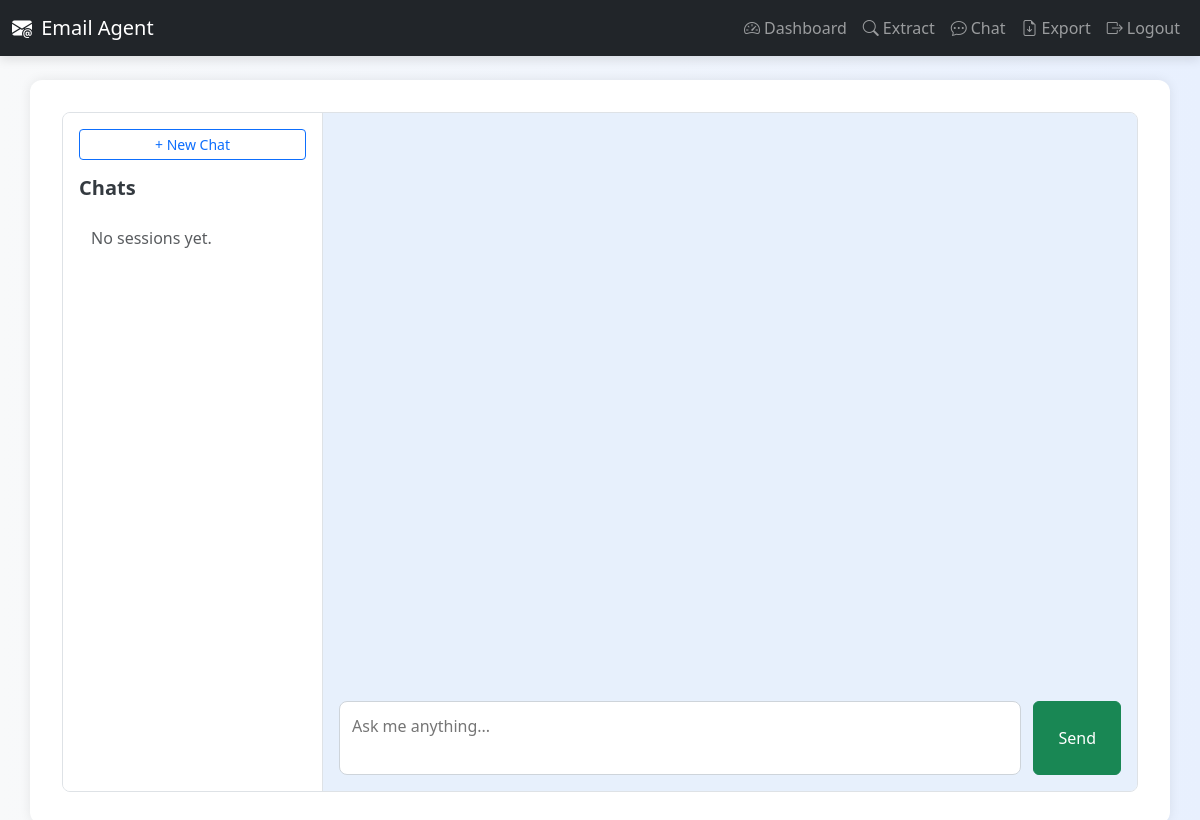
The page /chat/ (signed in) on the database as committed earlier.
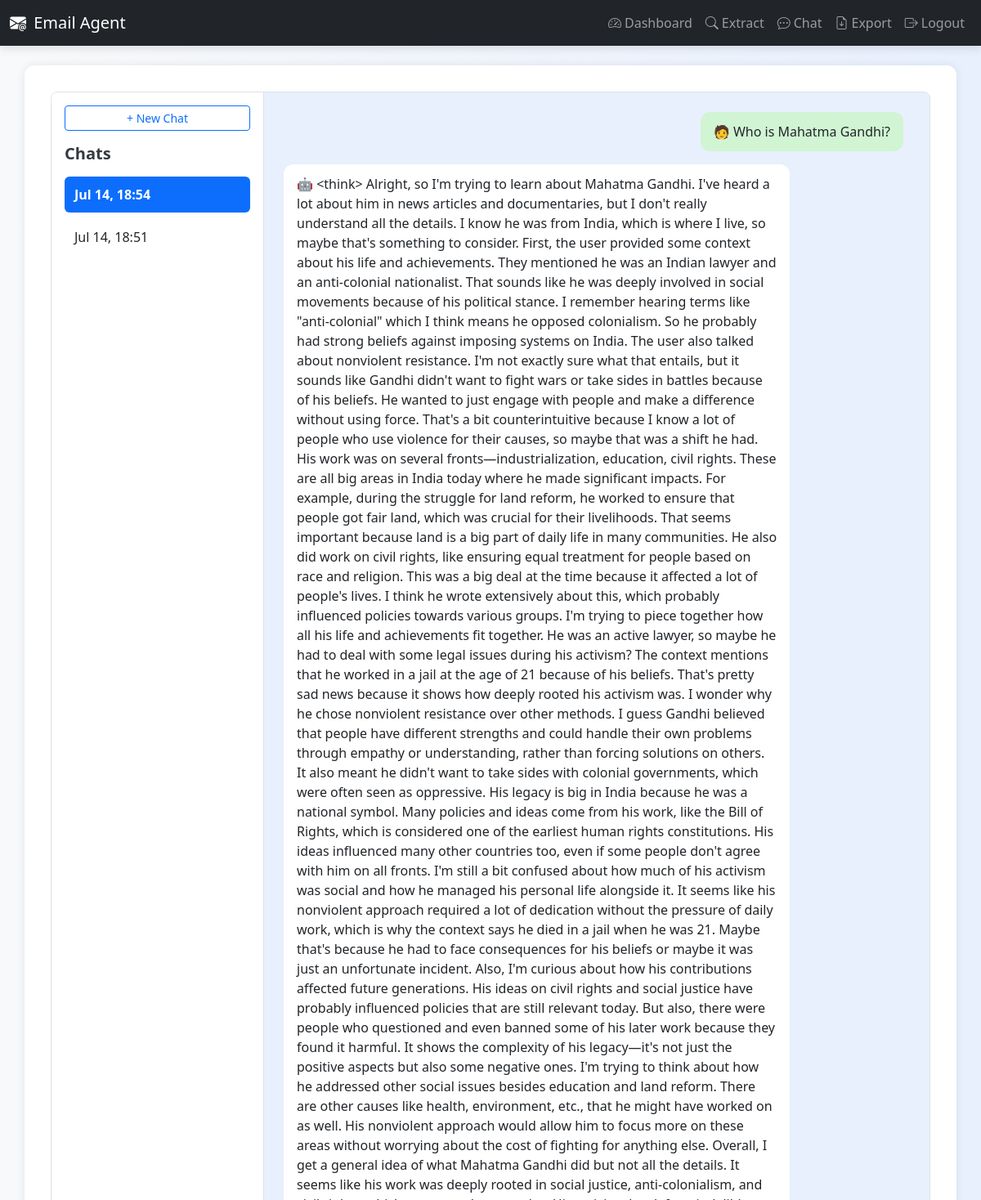
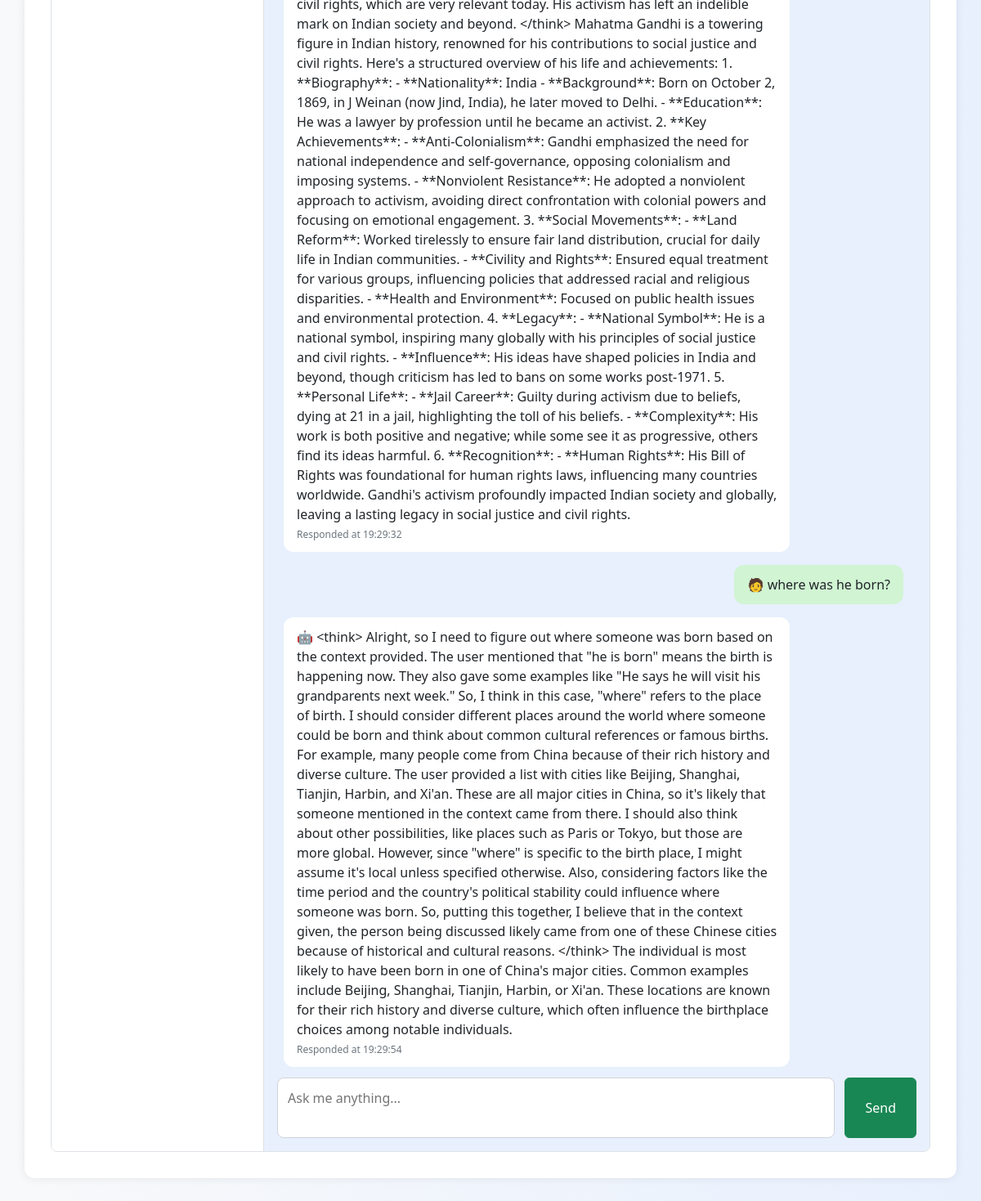
The same page on the database as committed later (2 pictures, top to bottom).
### chat/models.py (models this page shows, shortened)
class ChatSession(models.Model):
    user = models.ForeignKey(User, on_delete=models.CASCADE, related_name='chat_sessions')
    created_at = models.DateTimeField(auto_now_add=True)

class Conversation(models.Model):
    user = models.ForeignKey(User, on_delete=models.CASCADE)
    session = models.ForeignKey('ChatSession', on_delete=models.CASCADE, null=True, blank=True)
    query = models.TextField()
    response = models.TextField()
    timestamp = models.DateTimeField(auto_now_add=True)

### chat/views.py (the view)
# urls.py: path('', views.chat_view, name='chat'),
@login_required
def chat_view(request):
    sessions = ChatSession.objects.filter(user=request.user).order_by('-created_at')
    session_id = request.GET.get('session')
    if session_id:
        try:
            active_session = ChatSession.objects.get(id=session_id, user=request.user)
        except ChatSession.DoesNotExist:
            return redirect('new_chat')
    else:
        active_session = sessions.first()
    chat_history = (
        Conversation.objects.filter(session=active_session)
        .order_by('timestamp') if active_session else []
    )
    return render(request, 'chat.html', {
        'chat_history': chat_history,
        'sessions': sessions,
        'active_session': active_session
    })

### chat/templates/chat.html (shortened to what this page needs)
{% extends 'base.html' %}
{% block content %}
<div class="chat-layout">
    <div class="sidebar">
        <a class="btn btn-outline-primary btn-sm w-100 mb-3" href="{% url 'new_chat' %}">+ New Chat</a>
        <h5>Chats</h5>
        <ul>
            {% for session in sessions %}
                <li class="{% if session.id == active_session.id %}active{% endif %}">
                    <a href="{% url 'chat' %}?session={{ session.id }}">
                        {{ session.created_at|date:"M d, H:i" }}
                    </a>
                </li>
            {% empty %}
                <li><span class="text-muted">No sessions yet.</span></li>
            {% endfor %}
        </ul>
    </div>
    <div class="chat-window">
        <div class="chat-messages" id="chat-messages">
            {% for item in chat_history %}
                <div class="chat-bubble user-msg">🧑 {{ item.query }}</div>
                <div class="chat-bubble bot-msg">🤖 {{ item.response }}
                    <div class="response-time">Responded at {{ item.timestamp|date:"H:i:s" }}</div>
                </div>
            {% endfor %}
        </div>
        <form class="chat-form" id="chat-form">
            <textarea id="query" rows="2" placeholder="Ask me anything..." required></textarea>
            <button class="btn btn-success" type="submit">Send</button>
        </form>
    </div>
</div>
{% endblock %}

### templates/base.html (shortened to what this page needs)
{% load static %}
<!DOCTYPE html>
<html lang="en">
<head>
    <link href="https://cdn.jsdelivr.net/npm/bootstrap@5.3.0/dist/css/bootstrap.min.css" rel="stylesheet">
    <link rel="stylesheet" href="https://cdn.jsdelivr.net/npm/bootstrap-icons@1.10.5/font/bootstrap-icons.css">
</head>
<body>
<nav class="navbar navbar-expand-lg navbar-dark bg-dark">
    <div class="container-fluid">
        <a class="navbar-brand" href="#"><i class="bi bi-envelope-at-fill me-1"></i> Email Agent</a>
        {% if user.is_authenticated %}
        <div class="collapse navbar-collapse justify-content-end" id="navbarNav">
            <ul class="navbar-nav">
                <li class="nav-item"><a class="nav-link" href="{% url 'dashboard' %}"><i class="bi bi-speedometer2 me-1"></i>Dashboard</a></li>
                <li class="nav-item"><a class="nav-link" href="{% url 'extract_emails' %}"><i class="bi bi-search me-1"></i>Extract</a></li>
                <li class="nav-item"><a class="nav-link" href="{% url 'chat' %}"><i class="bi bi-chat-dots me-1"></i>Chat</a></li>
                <li class="nav-item"><a class="nav-link" href="{% url 'export_contacts' %}"><i class="bi bi-file-earmark-arrow-down me-1"></i>Export</a></li>
                <li class="nav-item"><a class="nav-link" href="{% url 'logout' %}"><i class="bi bi-box-arrow-right me-1"></i>Logout</a></li>
            </ul>
        </div>
        {% endif %}
    </div>
</nav>
<div class="container mt-4">
    {% block content %}
    {% endblock %}
</div>
</body>
</html>

### templates/base.html (style rules this page uses)
body { background: linear-gradient(to right, #f8f9fa, #e8f0fe); min-height: 100vh; font-family: 'Segoe UI', sans-serif; }
.navbar { box-shadow: 0 4px 10px rgba(0, 0, 0, 0.1); animation: slideDown 0.5s ease-out; }
.container { background-color: white; padding: 2rem; border-radius: 12px; box-shadow: 0 0 12px rgba(0, 0, 0, 0.08); animation: fadeIn 0.6s ease-in-out; }
.nav-link { position: relative; }

### chat/templates/chat.html (style rules this page uses)
.chat-layout { display: flex; height: 85vh; border: 1px solid #dee2e6; border-radius: 8px; overflow: hidden; background-color: #f8f9fa; }
.sidebar { width: 260px; background: #ffffff; border-right: 1px solid #dee2e6; padding: 16px; overflow-y: auto; }
.sidebar h5 { margin-bottom: 16px; font-weight: 600; color: #343a40; }
.sidebar ul { list-style: none; padding-left: 0; }
.sidebar ul li { padding: 10px 12px; margin-bottom: 8px; border-radius: 6px; transition: background 0.2s; }
.sidebar ul li a { text-decoration: none; color: #212529; display: block; }
.sidebar ul li.active { background-color: #0d6efd; }
.sidebar ul li.active a { color: #ffffff; font-weight: bold; }
.chat-window { flex: 1; display: flex; flex-direction: column; padding: 16px; background: #e7f0fc; }
.chat-messages { flex: 1; overflow-y: auto; padding-right: 8px; display: flex; flex-direction: column; }
.chat-bubble { max-width: 80%; padding: 12px 16px; margin: 8px; border-radius: 12px; font-size: 16px; line-height: 1.5; word-wrap: break-word; }
.user-msg { align-self: flex-end; background-color: #d1f4d3; text-align: right; }
.bot-msg { align-self: flex-start; background-color: #ffffff; text-align: left; position: relative; }
.response-time { font-size: 12px; color: #6c757d; margin-top: 4px; }
.chat-form { display: flex; padding-top: 12px; }
.chat-form textarea { flex: 1; resize: none; padding: 12px; font-size: 16px; border-radius: 8px; border: 1px solid #ced4da; }
.chat-form button { margin-left: 12px; padding: 0 24px; font-size: 16px; }

Rows that differ between the two databases and show on the page:
added ChatSession: created_at "Jul 14, 18:54"
added ChatSession: created_at "Jul 14, 18:51"
added Conversation: query "Who is Mahatma Gandhi?", response "<think> Alright, so I'm trying to learn about Mahatma Gandhi. I've heard a lot about him in news articles and documentaries, but I don't really understand all the details. I know he was from India, which is where I live, so maybe that's something to consider. First, the user provided some context about his life and achievements. They mentioned he was an Indian lawyer and an anti-colonial nationalist. That sounds like he was deeply involved in social movements because of his political stance. I remember hearing terms like \"anti-colonial\" which I think means he opposed colonialism. So he probably had strong beliefs against imposing systems on India. The user also talked about nonviolent…", timestamp "19:29:32"
added Conversation: query "where was he born?", response "<think> Alright, so I need to figure out where someone was born based on the context provided. The user mentioned that \"he is born\" means the birth is happening now. They also gave some examples like \"He says he will visit his grandparents next week.\" So, I think in this case, \"where\" refers to the place of birth. I should consider different places around the world where someone could be born and think about common cultural references or famous births. For example, many people come from China because of their rich history and diverse culture. The user provided a list with cities like Beijing, Shanghai, Tianjin, Harbin, and Xi'an. These are all major cities in China, so it's likely that…", timestamp "19:29:54"
Other text that changed with them:
text no longer shown: "No sessions yet."
